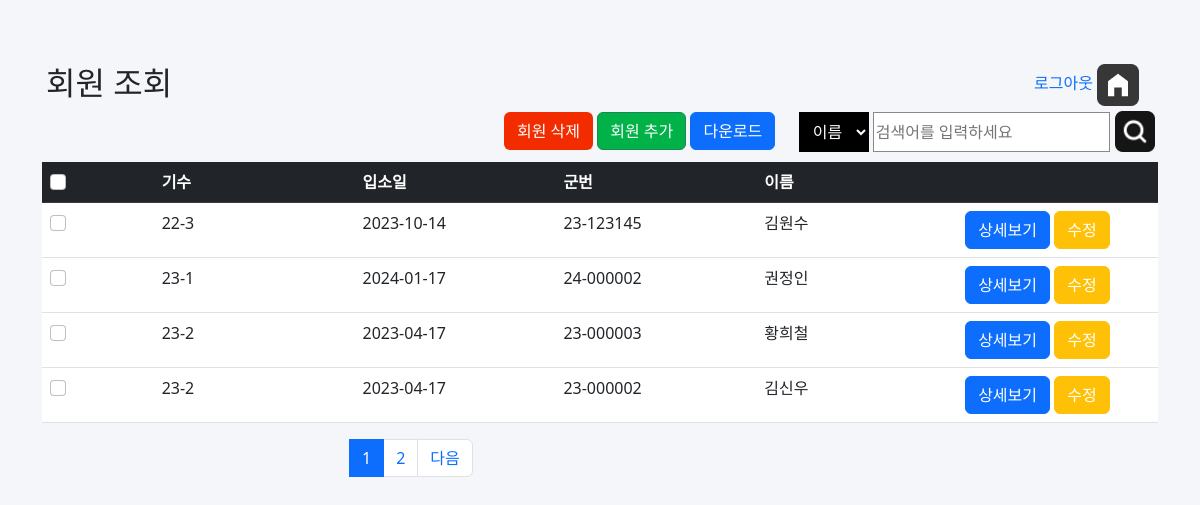
The app's page /jangseong/list.php (signed in) with its own data.
### tables this page shows
CREATE TABLE `member` (
  `id` int(11) NOT NULL,
  `num` varchar(10) NOT NULL,
  `date` date NOT NULL,
  `memID` varchar(20) NOT NULL,
  `name` varchar(20) NOT NULL,
  `password` varchar(20) NOT NULL
);

### jangseong/list.php (the view, shortened to what this page needs)
<?php
require 'config.php';
if(!isset($_SESSION["login"]))
{
    echo "
    <div id='messagebox'>
    <script>
    alert('관리자 권한이 없는 계정입니다!');
    window.location.assign('index.php');
    </script>
    </div>
    ";
}
else{
?>
<!DOCTYPE html>
<html lang="en">
<head>
    <link rel="stylesheet" href="style.css">
    <link rel="stylesheet" href="src/bootstrap.min.css">
    <link rel="stylesheet" href="src/style.css">
</head>
<body>
    <div class="container p-3 mt-5">
        <h2>회원 조회</h2>
        <div id="top-right">
            <div id="btnlogout">
                <a href="logout.php">로그아웃</a>
                <a id="home" href="list.php">
                    <img src="imgs/home.png">
                </a>
            </div>
        </div>
    </div>
    <div class="container mt-3 p-3">
        <div id="right">
            <button type="button" id="btndelete" class="btn" onclick="checkCheckbox()">회원 삭제</button>
            <a href="add.php" type="button" id="btnadd" class="btn btn-success">회원 추가 </a>
            <a href="export.php" class="btn btn-primary">다운로드</a>
            <form action="search.php" method="post">
                <select name="searchoption" id="searchoption">
                    <option value ="name">이름</option>
                </select>
                <input type="text" id="txtSearch" placeholder="검색어를 입력하세요" name="txtsearch" >
                <button id="btnSearch" type="submit"><img src="imgs/search.png"></button>
            </form>
        </div>
    </div>
    <div class="container">
        <table class="table">
        <form method="get" action="delete.php" name="listmember">
            <thead class="table-dark">
            <tr>
                <th ><input class="form-check-input" type="checkbox" id="myCheck" onclick="checkall()"></th>
                <th class="listcol">기수</th>
                <th class="listcol">입소일</th>
                <th class="listcol">군번</th>
                <th class="listcol">이름</th>
                <th class="listcol">&nbsp;</th>
            </tr>
            </thead>
            <tbody>
            <?php
                $per_page_record = 4;
                if (isset($_GET["page"])) {
                    $page  = $_GET["page"];
                }
                else {
                    $page=1;
                }
                $start_from = ($page-1) * $per_page_record;
                $sql = "SELECT * FROM member  ORDER BY id DESC LIMIT $start_from, $per_page_record ";
                $result = $conn->query($sql);
                if ($result->num_rows > 0) {
                $num = 0;
                while($row = $result->fetch_assoc()) {
                     $memberID=$row['id'];
            ?>
            <tr>
                <td><input class="form-check-input" type="checkbox" id="myCheck<?php  echo $num;?>" name="mem[]" value="<?php echo $row['id'];?>"></td>
                <td><?php echo $row['num']; ?></td>
                <td><?php echo $row['date']; ?></td>
                <td><?php echo $row['memID']; ?></td>
                <td><?php echo $row['name']; ?></td>
                <td id="cot"><a href="view.php?memID=<?php echo $row['memID']; ?>" class="btn btn-primary" >상세보기</a> <a href="edit.php?id=<?php echo $memberID ?>" class="btn btn-warning" style="color:white" >수정</a></td>
            </tr>
            <?php
                $num+=1;
            }
            } else {
            echo "0 results";
            }
            ?>
            </tbody>
            </form>
        </table>
    </div>
    <div    class="container">
    <ul class="pagination" id="page1" >
                <?php
                    $query = "SELECT COUNT(*) FROM member ORDER BY id";
                    $rs_result = mysqli_query($conn, $query);
                    $row = mysqli_fetch_row($rs_result);
                    $total_records = $row[0];
                    $total_pages = ceil($total_records / $per_page_record);
                    $pagLink = "";
                    for ($i=1; $i<=$total_pages; $i++) {
                        if ($i == $page) {
                            $pagLink .= "<li class='page-item active'><a class = 'page-link' href='list.php?page=".$i."'>".$i." </a></li>";
                        }
                        else  {
                            $pagLink .= "<li class='page-item '><a class='page-link' href='list.php?page=".$i."'> ".$i." </a></li>";
                        }
                    }
                    echo $pagLink;
                    if($page<$total_pages){
                        echo "<li class='page-item'><a class='page-link' href='list.php?page=".($page+1)."'>  다음 </a></li>";
                    }
                    ?>
                    </ul>
    </div>
</body>
</html>
<?php
}
?>

### jangseong/src/style.css (style rules this page uses)
* { margin: 0; }
body { background:#F5F6F9; }
h2 { width: 400px; float: left; }
#right { width: 650px; float: right; margin-bottom: 10px; }
#top-right { width: 120px; float:right; }
#btnSearch { border:0px; background:none; cursor: pointer; height: 40px; width: 40px; }
#btnSearch img { width: 40px; position: relative; top: -2px; left: -5px; }
#btnadd { background:#00B247; }
#searchoption { background:#000; height: 40px; }
#txtSearch { height: 40px; border: 1px #898989 solid ; }
select { color:#fff; border:0px; height: 40px; padding:0px 10px; }
#right form { float:right; }
#btndelete { background:#F32C00; color: #fff; }
a { text-decoration: none; }
#page1 { width: 500px; height: 100px; margin: auto; }
tr { background: #fff; }
.listcol { width: 18%; }

### records on screen
member: num "22-3", date "2023-10-14", memID "23-123145", name "김원수"
member: num "23-1", date "2024-01-17", memID "24-000002", name "권정인"
member: num "23-2", date "2023-04-17", memID "23-000003", name "황희철"
member: num "23-2", date "2023-04-17", memID "23-000002", name "김신우"
